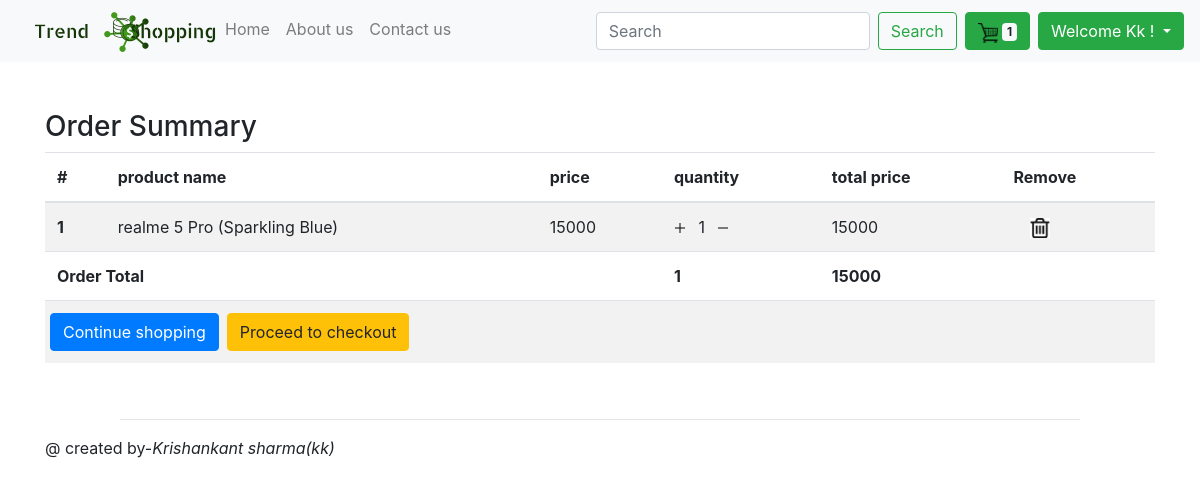
The app's page /order-summary/ (signed in), older data.
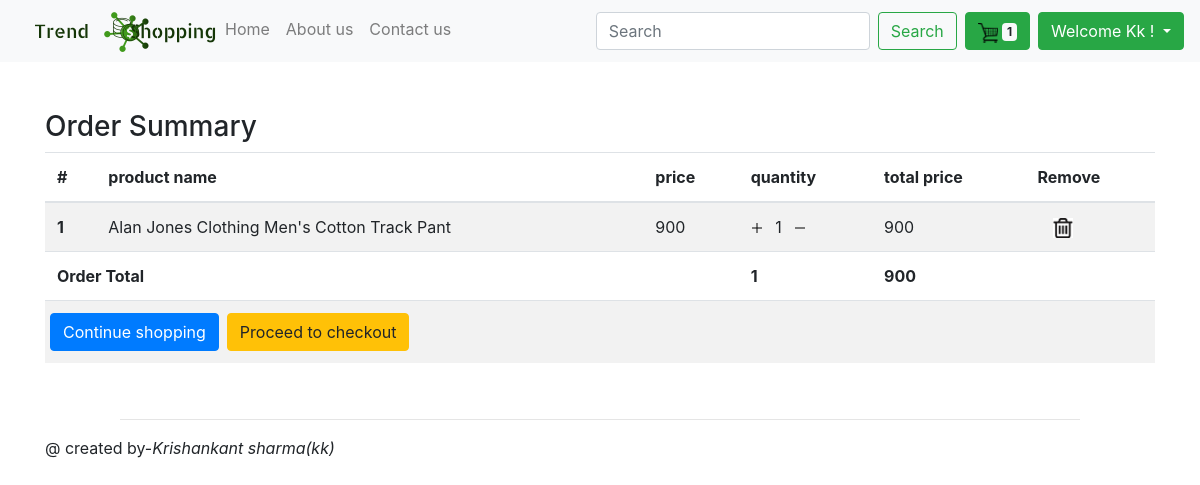
The same page, newer data.
### myapp/models.py (models this page shows, shortened)
class OrderItem(models.Model):
    user = models.ForeignKey(settings.AUTH_USER_MODEL, on_delete=models.CASCADE,)
    ordered = models.BooleanField(default=False)
    item=models.ForeignKey(product, on_delete=models.CASCADE)
    quantity = models.IntegerField(default=1)
    def total_price(self):
        return self.quantity * self.item.price
    def final_price(self):
        if self.item.discount_price:
            return self.total_discountprice()
        else:
            return self.total_price()

class product(models.Model):
  product_id=models.AutoField
  slug=models.SlugField(max_length=250, blank=True)
  product_name=models.CharField(max_length=50)
  category=models.CharField(max_length=50,default="")
  sub_category=models.CharField(max_length=50,default="")
  desc=models.CharField(max_length=1000)
  price=models.IntegerField(default=0)
  discount_price=models.IntegerField(default=0,blank=True)
  new=models.BooleanField(default=False)
  pub_date=models.DateField()
  image=models.ImageField(upload_to='app/images',default="")
  image1 = models.ImageField(upload_to='app/images', default="")
  image2 = models.ImageField(upload_to='app/images', default="")
  image3 = models.ImageField(upload_to='app/images', default="")
  image4 = models.ImageField(upload_to='app/images', default="")
  def __str__(self):
    return self.product_name

class Order(models.Model):
    STATUS=(
            ('Not order','Not order'),
            ('Out for delivery','Out for delivery'),
            ('delivered','delivered'),
            )
    user=models.ForeignKey(settings.AUTH_USER_MODEL, on_delete=models.CASCADE)
    unique_id = models.CharField(max_length=20,default="")
    items=models.ManyToManyField(OrderItem)
    start_date=models.DateTimeField(auto_now=True)
    order_date=models.DateTimeField()
    complete_date=models.DateTimeField(null=True, blank=True)
    ordered=models.BooleanField(default=False)
    status = models.CharField(max_length=100, default="not order",choices=STATUS)
    payment_price=models.FloatField(default=0)
    delivery_address=models.ForeignKey('CheckoutForm',on_delete=models.SET_NULL,blank=True,null=True)
    def final(self):
        total=0
        for item in self.items.all():
            total += item.final_price()
        return total
    amount=property(final)
    class Meta:
        ordering=["status"]

### myapp/views.py (the view)
# urls.py: path('order-summary/', views.order_summary,name='order-summary'),
@ login_required(login_url='/register/')
def order_summary(request):
    user_order=Order.objects.filter(user=request.user,ordered=False)
    if user_order.exists():
        user_items= OrderItem.objects.filter(user=request.user,ordered=False)
        items=user_items.values('quantity')
        count=0
        for x in items:
               count += x['quantity']
        context={'order':user_items,'count':count,'total':user_order}
        return render(request, 'order summary.html',context)
    return render(request,'order summary.html',{'count':0})

### templates/order summary.html (shortened to what this page needs)
{% extends 'basic.html' %}
{% block body%}
<br><br>
{% if count != 0 %}
<div class="container">
<table class="table table-striped" id="table">
    <h3>Order Summary</h3>
  <thead>
    <tr>
      <th scope="col">#</th>
      <th scope="col">product name</th>
      <th scope="col">price</th>
      <th scope="col">quantity</th>
        <th scope="col">total price</th>
        <th scope="col">Remove</th>
    </tr>
  </thead>
  <tbody>
   {% for i in order %}
    <tr>
      <th scope="row">{{forloop.counter}}</th>
      <td>{{i.item}}</td>
        {% if i.item.discount_price == 0 %}
      <td>{{i.item.price}}</td>
        {% else %}
        <td>{{i.item.discount_price}}
            <span class="badge badge-pill badge-primary">Discount</span></td>
        {% endif %}
        <td><a href="/plus/{{i.item.slug}}"><img src="/static/app/images/plus.png" id="plus" height="12px" width="12px"></a><span class="mx-2"> {{i.quantity}}</span> <a href="/minus/{{i.item.slug}}"><img src="/static/app/images/minus.png" id="minus" width="12px"></a></td>
        {% if i.item.discount_price == 0 %}
        <td>{{i.total_price}}</td>
        {% else %}
        <td>{{i.total_discountprice}}</td>
        {% endif %}
        <td> <a href="/remove-from-cart/{{i.item.slug}}" class=" mx-3"><img src="/static/app/images/del.jpg" width="20px" height="20px"> </a> </td>
    </tr>
{% endfor %}
<tr >{%for i  in total %}
  <td colspan="3"><b> Order Total</b></td>
  <td><b>{{count}}</b> </td>
  <td colspan="2"><b>{{i.final}}</b> </td>
</tr>
   <tr>
     <td colspan="6">
      <div class="row">
       <a class="btn btn-primary float-right mx-2" href="/">Continue shopping</a>
          <a class="btn btn-warning float-right" href="/order-place/">Proceed to checkout</a>
      </div></td>
   </tr>
   {% endfor %}
  </tbody>
</table>
</div>
{% endif %}
{% endblock %}

### templates/basic.html (shortened to what this page needs)
<!doctype html>
<html lang="en" xmlns="http://www.w3.org/1999/html">
  <head>
 <link rel="stylesheet" href="https://stackpath.bootstrapcdn.com/bootstrap/4.4.1/css/bootstrap.min.css">
  </head>
<body>
{% load static %}
 <nav class="navbar navbar-expand-lg navbar-light bg-light">
  <div class="collapse navbar-collapse" id="navbarSupportedContent">
    <ul class="navbar-nav mr-auto">
        <li class="nav-item " ><img src="\static\app\images\shop.png"></li>
        <li class="nav-item"> <a class="nav-link" href="/" id="home">Home <span class="sr-only">(current)</span></a>
      </li>
      <li class="nav-item" >
        <a class="nav-link" href="/about/" id="about">About us </a>
      </li>
      <li class="nav-item" >
          <form method="post" action="/contact/">
        <a class="nav-link " href="/contact/" id="contact"> Contact us</a>
          </form>
      </li>
    </ul>
    <form  method="get" action="/search/" class="form-inline my-2 my-lg-0">
      <input class="form-control mr-sm-2" type="search" placeholder="Search"  name="search" id="search" aria-label="Search">
      <button class="btn btn-outline-success my-2 my-sm-0" type="submit">Search</button>
    </form>
          <a href="/order-summary/" class="btn btn-success mx-2 my-1">
          <img src="/static/app/images/shop cart.png" height="20px" width="20px">
              <span class="badge badge-light">{{count}}</span>
              </a>
      {% if user.is_authenticated %}
       <div class="dropdown ">
  <button class="btn btn-success dropdown-toggle" type="button" id="dropdownMenuButton" data-toggle="dropdown" aria-haspopup="true" aria-expanded="false">
    Welcome {{request.user|capfirst}} !
  </button>
</div>
{% endif %}
</div>
</nav>
{% block body %}
{% endblock %}
</body><br>
  <hr style="margin-left:10%;margin-right:10%">
  <footer class="container">
      <p>
          @ created by-<i>Krishankant sharma(kk)</i></p>
  </footer>
</html>

Row changes from the older to the newer data that the page shows:
removed OrderItem: item "realme 5 Pro (Sparkling Blue)", item.price "15000", quantity "1", total_price "15000"
added OrderItem: item "Alan Jones Clothing Men's Cotton Track Pant", item.price "900", quantity "1", total_price "900"
computed for Order: final "15000" → "900"
